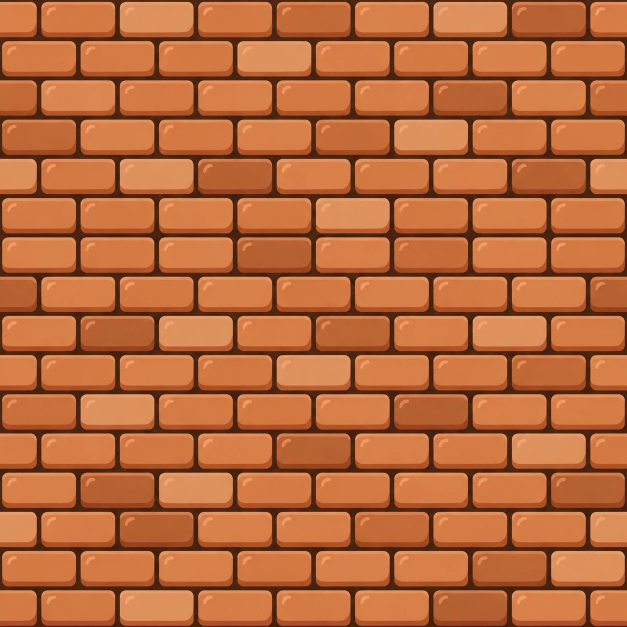
#> input picture ArtSource/Sheets/map_brick.webp, 1254 x 1254 px (shown at 1/2 size)
$ python import_map.py
#> lines starting #> are read from the running program, lines starting #| are printed output that depends on the picture
"""
Đưa texture nền map của hoạ sĩ (ArtSource/Sheets/map_*) vào Assets/_Game/Art/Map.

  py -3 -I import_map.py

- map_brick.webp: gạch vỉa hè (lát kín từ đáy map tới lớp cỏ), 8 viên mỗi hàng.
- map_road.jpg: đá lát đường đi bộ, lưới 8x8 viên.
Cả hai là ảnh lát liền mạch; chỉ thu nhỏ (và xoá dấu lấp lánh còn sót trên ảnh đá).
Tỉ lệ (điểm ảnh mỗi đơn vị) đặt trong file .meta / menu "Tami/Cập nhật hình tạm và dữ liệu":
gạch 133.33 (mỗi viên rộng 0,6 đơn vị), đá 100.4 (lòng đường cao 2,55 đơn vị vừa đúng 4 hàng đá).
"""
import os
from PIL import Image

HERE = os.path.dirname(__file__)
SHEETS = os.path.join(HERE, '..', 'Sheets')
OUT = os.path.join(HERE, '..', '..', 'Assets', '_Game', 'Art', 'Map')

BRICK_PX = 640
ROAD_PX = 512


def main():
    os.makedirs(OUT, exist_ok=True)

    brick = Image.open(os.path.join(SHEETS, 'map_brick.webp')).convert('RGB')
#> brick is the input picture: PIL image 1254x1254 RGB; mean R, G, B 184.7, 105.3, 59.1
    brick.resize((BRICK_PX, BRICK_PX), Image.LANCZOS).save(os.path.join(OUT, 'ground_brick.png'))
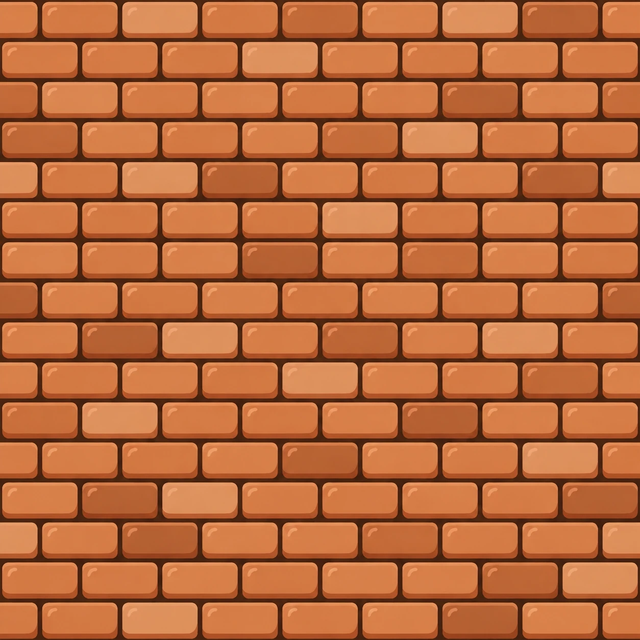
#> saved as ground_brick.png: PIL image 640x640 RGB; mean R, G, B 184.7, 105.3, 59.1

    road = Image.open(os.path.join(SHEETS, 'map_road.jpg')).convert('RGB')
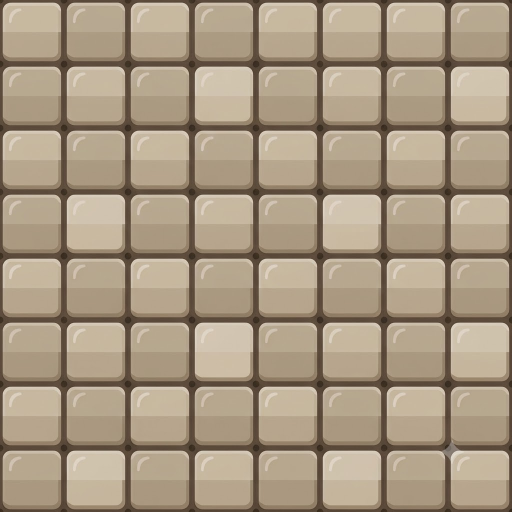
#> input picture ArtSource/Sheets/map_road.jpg, 1024 x 1024 px (shown at 1/2 size)
#> road is the input picture: PIL image 1024x1024 RGB; mean R, G, B 167.3, 151.1, 129
    # Dấu lấp lánh ở chỗ giao mạch vữa (896, 896): chép đè một chỗ giao mạch sạch (640, 640) cùng lưới 128.
    patch = road.crop((640 - 48, 640 - 48, 640 + 48, 640 + 48))
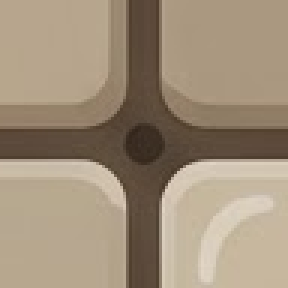
#> patch: PIL image 96x96 RGB (shown 3 times larger); mean R, G, B 159.8, 143.2, 121.7
    road.paste(patch, (896 - 48, 896 - 48))
    road.resize((ROAD_PX, ROAD_PX), Image.LANCZOS).save(os.path.join(OUT, 'road_tile.png'))
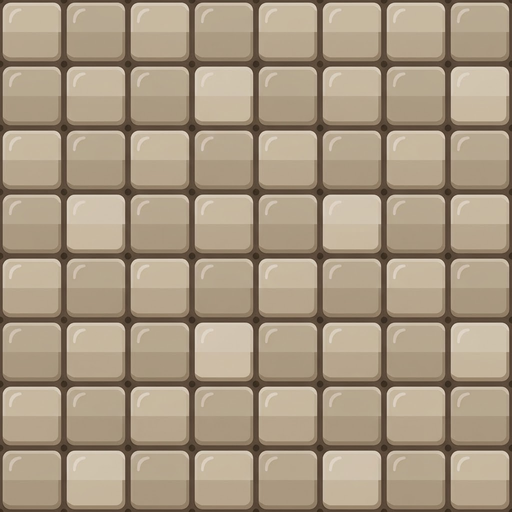
#> saved as road_tile.png: PIL image 512x512 RGB; mean R, G, B 167.2, 151.1, 129
    print('map textures ->', os.path.abspath(OUT))


main()
